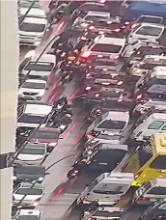
#> input picture Picture1.png, 166 x 220 px; its folder holds only this picture in this run
$ python -i conta_carros.py   (imports and definitions only)
#> lines starting #> are read from the running program, lines starting #| are printed output that depends on the picture; after the words box and inside, x2 and y2 are one past the last pixel; in counts of white or black regions, pixels touching at a corner belong together
import cv2
import os
import glob
import numpy as np
from scipy import ndimage

def encontrar_imagem_mais_recente(diretorio):
    padrao = os.path.join(diretorio, 'ponte_amizade_*.jpg')
    arquivos = glob.glob(padrao)
    if not arquivos:
        return None
    return sorted(arquivos, key=os.path.getmtime, reverse=True)[0]

def contar_carros(caminho_imagem):
#> called with caminho_imagem = 'Picture1.png'
    print(f"Processando imagem: {caminho_imagem}")

    img = cv2.imread(caminho_imagem)
#> img is the input picture: shape (220, 166, 3); mean B, G, R 133.2, 130.6, 145.8
    if img is None:
        print("Erro ao ler a imagem.")
        return

    img_resultado = img.copy()
    altura, largura = img.shape[:2]
#> altura = 220; largura = 166

    # --- PASSO 1: Máscara de Região de Interesse (ROI) ---
    # Foca apenas na faixa da pista da ponte, ignorando árvores e fundo.
    mascara_roi = np.zeros((altura, largura), dtype=np.uint8)
    area_rua = np.array([
        [900, altura],
        [650, 600],
        [450, 200],
        [620, 200],
        [1000, 600],
        [1330, altura]
    ], np.int32)
    cv2.fillPoly(mascara_roi, [area_rua], 255)
#> mascara_roi: shape (220, 166); every value is 0

    # Aplica a máscara na imagem colorida para isolar a pista
    img_roi = cv2.bitwise_and(img, img, mask=mascara_roi)
#> img_roi: shape (220, 166, 3); every value is 0

    # --- PASSO 2: Segmentação por Cor no espaço HSV ---
    # Carros na ponte são principalmente brancos, pratas e cinzas.
    # Vamos criar uma máscara que detecta pixels com BAIXA SATURAÇÃO (cores "neutras"),
    # pois o asfalto é escuro e as árvores são verdes.
    hsv = cv2.cvtColor(img_roi, cv2.COLOR_BGR2HSV)

    # Máscara de tons claros/neutros (carros brancos e prateados)
    # Saturação baixa (S < 50) e Valor alto (V > 100) => cores "deslavadas" / metálicas
    mascara_carros = cv2.inRange(hsv, (0, 0, 100), (180, 80, 255))

    # Aplica a máscara ROI novamente para garantir que ficamos dentro da pista
    mascara_carros = cv2.bitwise_and(mascara_carros, mascara_carros, mask=mascara_roi)

    # --- PASSO 3: Operações Morfológicas para limpar a máscara ---
    kernel = cv2.getStructuringElement(cv2.MORPH_ELLIPSE, (5, 5))
    # Remove pequenos ruídos (pontos brancos isolados)
    mascara_limpa = cv2.morphologyEx(mascara_carros, cv2.MORPH_OPEN, kernel, iterations=1)
    # Fecha pequenos buracos dentro dos carros (ex: janelas escuras)
    # Usamos apenas 1 iteração para NÃO grudar carros vizinhos numa mancha só
    mascara_limpa = cv2.morphologyEx(mascara_limpa, cv2.MORPH_CLOSE, kernel, iterations=1)

    # --- PASSO 4: Algoritmo de Watershed para separar carros grudados ---
    # Encontra o centro ("núcleo") de cada carro pela distância da borda.
    # Quanto mais longe da borda da mancha branca, mais "central" o pixel é.
    distancia = ndimage.distance_transform_edt(mascara_limpa)
#> distancia: shape (220, 166) float64; every value is 0

    # Normaliza a imagem de distância para visualização
    distancia_norm = cv2.normalize(distancia, None, 0, 255, cv2.NORM_MINMAX).astype(np.uint8)

    # Picos locais = centros dos carros.
    # LIMIAR BAIXO (25%) = encontra MAIS centros, separando melhor carros grudados.
    # Se contar demais, aumente para 0.35 ou 0.40.
    # Se contar de menos, diminua para 0.20.
    _, centros = cv2.threshold(distancia_norm, int(distancia_norm.max() * 0.25), 255, 0)
    centros = np.uint8(centros)

    # Rotula cada carro encontrado
    _, marcadores_contados = cv2.connectedComponents(centros)
#> marcadores_contados: shape (220, 166) int32; every value is 0

    # Watershed: expande cada "centro" até encontrar uma divisa com outro carro
    marcadores = marcadores_contados + 1
#> marcadores: shape (220, 166) int32; every value is 1
    mascara_desconhecida = cv2.subtract(mascara_limpa, centros)
    marcadores[mascara_desconhecida == 255] = 0

    img_watershed = img_roi.copy()
    marcadores_watershed = cv2.watershed(
        cv2.cvtColor(img_watershed, cv2.COLOR_GRAY2BGR) if len(img_watershed.shape) == 2 else img_watershed,
        marcadores
    )
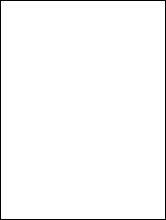
#> marcadores_watershed: shape (220, 166) int32; values -1 (black) and 1 (white), 97.9% white; black in thin lines or dots

    # --- PASSO 5: Contar e Desenhar os carros encontrados ---
    quantidade_carros = 0
    ids_carros = np.unique(marcadores_watershed)
#> ids_carros = [-1, 1]

    for id_carro in ids_carros:
        # Ignora fundo (1) e bordas do watershed (-1)
        if id_carro <= 1:
            continue

        # Cria uma máscara para esse carro específico
        mascara_carro = np.zeros_like(mascara_limpa, dtype=np.uint8)
        mascara_carro[marcadores_watershed == id_carro] = 255

        # Pega o retângulo delimitador e filtra por tamanho
        contornos_carro, _ = cv2.findContours(mascara_carro, cv2.RETR_EXTERNAL, cv2.CHAIN_APPROX_SIMPLE)
        if not contornos_carro:
            continue

        x, y, w, h = cv2.boundingRect(contornos_carro[0])
        area = w * h

        # Filtro de perspectiva: exige tamanho compatível com a posição na tela
        fator_perspectiva = (y + h / 2) / altura
        area_minima = 500 + (fator_perspectiva * 3000)
        area_maxima = 5000 + (fator_perspectiva * 80000)

        if area_minima < area < area_maxima:
            cor = (0, int(255 * fator_perspectiva), int(255 * (1 - fator_perspectiva)))
            cv2.rectangle(img_resultado, (x, y), (x + w, y + h), cor, 2)
            quantidade_carros += 1
#> this loop made 2 passes
#> id_carro on pass 1: -1
#> after the loop, quantidade_carros = 0

    cv2.putText(img_resultado, f'Carros: {quantidade_carros}', (20, 50),
                cv2.FONT_HERSHEY_SIMPLEX, 1.5, (0, 0, 255), 3)
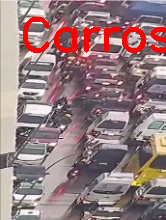
#> img_resultado: shape (220, 166, 3); 4.37% of pixels changed, all inside (x1, y1, x2, y2) = (23, 17, 166, 53)
    cv2.polylines(img_resultado, [area_rua], isClosed=True, color=(255, 0, 0), thickness=2)

    print(f"Total de carros detectados: {quantidade_carros}")
#| Total de carros detectados: 0

    def resize_show(nome_janela, imagem):
#> called with nome_janela = 'Mascara de Carros (branco=carro)'
        h, w = imagem.shape[:2]
#> h = 220; w = 166
        nova_largura = 1000
        nova_altura = int((nova_largura / w) * h)
#> nova_altura = 1325
        cv2.imshow(nome_janela, cv2.resize(imagem, (nova_largura, nova_altura)))

    resize_show("Mascara de Carros (branco=carro)", mascara_limpa)
    resize_show("Resultado Final - Watershed", img_resultado)
#> call 2 of resize_show, with nome_janela = 'Resultado Final - Watershed'
#> in resize_show (call 2), `cv2.imshow(nome_janela, cv2.resize(imagem, (nova_largura, nova_altura)))`:
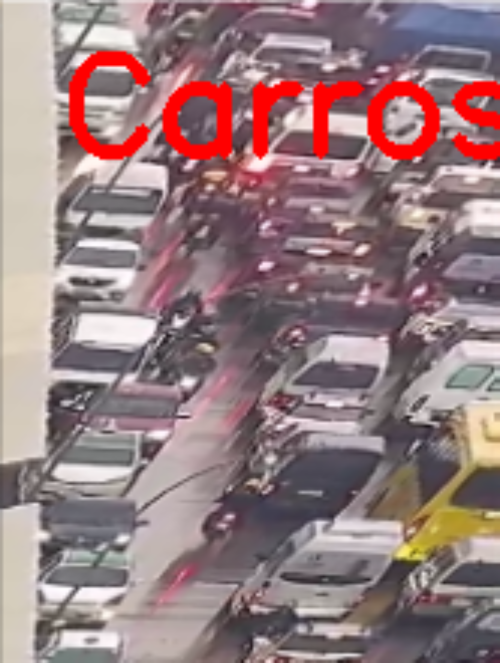
#> window 'Resultado Final - Watershed': shape (1325, 1000, 3) (shown at 1/2 size); mean B, G, R 127.2, 124.8, 150.3

    print("Pressione qualquer tecla para sair...")
    cv2.waitKey(0)
    cv2.destroyAllWindows()

# [8 lines not run here, left out]

>>> result = contar_carros('Picture1.png')

$ run again, on fundo_canvas.png
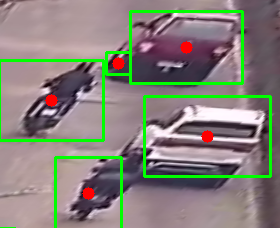
#> input picture fundo_canvas.png, 280 x 228 px
#> in contar_carros, img is the input picture: shape (228, 280, 3); mean B, G, R 121.9, 129.9, 134.2
#> mascara_roi: shape (228, 280); every value is 0
#> img_roi: shape (228, 280, 3); every value is 0
#> distancia: shape (228, 280) float64; every value is 0
#> marcadores_contados: shape (228, 280) int32; every value is 0
#> marcadores: shape (228, 280) int32; every value is 1
#> marcadores_watershed: shape (228, 280) int32; values -1 (black) and 1 (white), 98.4% white; black in thin lines or dots
#> ids_carros = [-1, 1]
#> the loop in contar_carros, `for id_carro in ids_carros:` made 2 passes
#> id_carro on pass 1: -1
#> after the loop in contar_carros, `for id_carro in ids_carros:`: quantidade_carros = 0
#> in contar_carros, `cv2.putText(img_resultado, f'Carros: {quantidade_carros}', (20, 50), c..`:
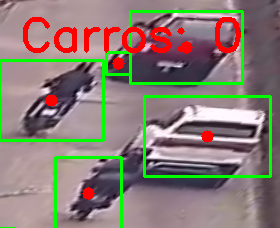
#> img_resultado: shape (228, 280, 3); 3.4% of pixels changed, all inside (x1, y1, x2, y2) = (23, 17, 241, 53)
#| Total de carros detectados: 0
#> in resize_show (call 2), `cv2.imshow(nome_janela, cv2.resize(imagem, (nova_largura, nova_altura)))`:
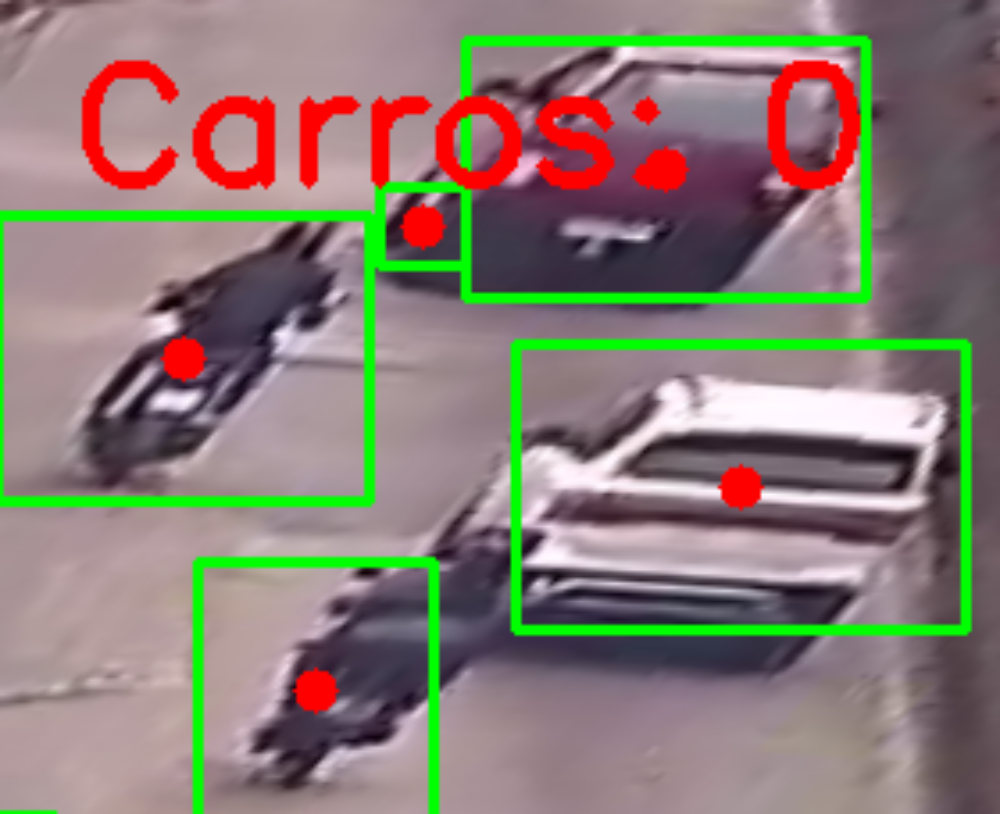
#> window 'Resultado Final - Watershed': shape (814, 1000, 3); mean B, G, R 117, 125.3, 137.5
